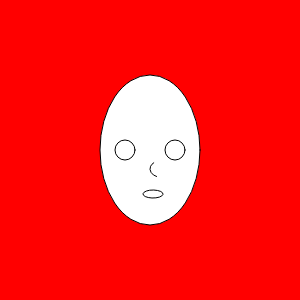
Frame 1 (no input)
Frame 60 (no input): identical to frame 1, image omitted
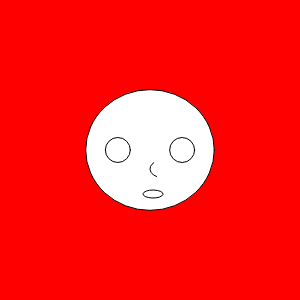
Frame 120 (the mouse pressed at the canvas centre since frame 60)

The p5.js sketch that drew these frames (run headless with seeded random() and noise() and a simulated clock; from frame 60 on, the mouse is pressed at the canvas centre):

// p5.js sketch
// ── sketch.js
var eyeSize = 20;
var faceWidth = 100;
var faceHeight = 150;
var x = 150;
var y = 150;


function setup(){
  createCanvas (300,300);
}

function draw(){
  background(255,0,0);
  ellipse(x, y, faceWidth, faceHeight);

  var vinstra_auga = width/2 - faceWidth*0.25;
  var hægra_auga = width/2 + faceWidth*0.25;
  ellipse(vinstra_auga, height/2, eyeSize, eyeSize);
  ellipse(hægra_auga, height/2, eyeSize, eyeSize);

  arc(160, 169, 20, 16, 2, PI + QUARTER_PI);

  arc(153, 194, 20, 8, 180, PI + QUARTER_PI);




  //.....kóði sem staðsetur augun m.v. x, y, faceWidth og faceHeight ætti að koma hér.

}

function mousePressed(){
  //Í hvert sinn sem músinni er smellt fá breyturnar ný gildi.
  faceWidth  = random(75,  150);
  faceHeight = random(100, 200);
  eyeSize    = random(10,  30);
}
